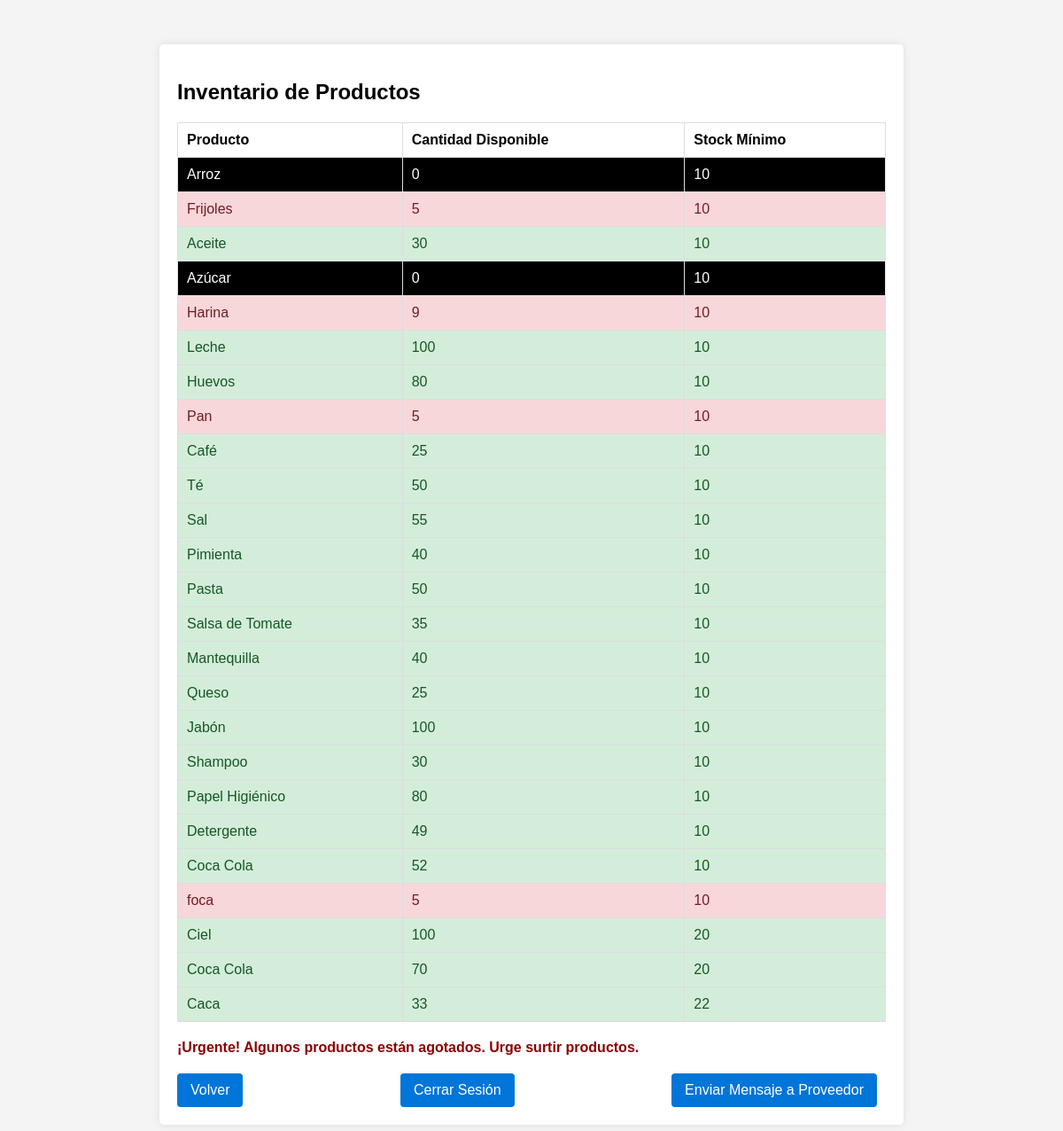
/ver_inventario.php (signed in), run on the app's committed database.
### tables this page shows
CREATE TABLE `productos` (
  `id` int(11) NOT NULL,
  `nombre` varchar(255) NOT NULL,
  `stock` int(11) NOT NULL,
  `stock_minimo` int(11) NOT NULL,
  `id_proveedor` int(11) NOT NULL,
  `precio` decimal(10,2) NOT NULL
);

### ver_inventario.php (the view, shortened to what this page needs)
<?php
$servername = "localhost";
$username = "root";
$password = "";
$dbname = "tienda";
$conn = new mysqli($servername, $username, $password, $dbname);
$sql = "SELECT nombre, stock, stock_minimo FROM productos";
$result = $conn->query($sql);
?>
<!DOCTYPE html>
<html lang="es">
<head>
</head>
<body>
    <div class="container">
        <h2>Inventario de Productos</h2>
        <table>
            <tr>
                <th>Producto</th>
                <th>Cantidad Disponible</th>
                <th>Stock Mínimo</th>
            </tr>
            <?php
            $contactarProveedor = false;
            $urgeSurtir = false;
            if ($result->num_rows > 0) {
                while ($row = $result->fetch_assoc()) {
                    $rowClass = "";
                    if ($row["stock"] == 0) {
                        $rowClass = "no-stock";
                        $urgeSurtir = true;
                    } elseif ($row["stock"] < $row["stock_minimo"]) {
                        $rowClass = "low-stock";
                    } elseif ($row["stock"] > 20) {
                        $rowClass = "high-stock";
                    }
                    if ($row["stock"] < 20) {
                        $contactarProveedor = true;
                    }
                    echo "<tr class='$rowClass'>
                            <td>" . $row['nombre'] . "</td>
                            <td>" . $row['stock'] . "</td>
                            <td>" . $row['stock_minimo'] . "</td>
                          </tr>";
                }
            } else {
                echo "<tr><td colspan='3'>No hay productos en el inventario.</td></tr>";
            }
            ?>
        </table>
        <?php if ($urgeSurtir): ?>
            <p class="urgent">¡Urgente! Algunos productos están agotados. Urge surtir productos.</p>
        <?php elseif ($contactarProveedor): ?>
            <p class="warning">¡Alerta! La cantidad disponible de algunos productos es menor a 20. Contactar al proveedor.</p>
        <?php endif; ?>
        <div class="buttons">
            <a href="admin_inventario.php" class="button">Volver</a>
            <a href="logout.php" class="button">Cerrar Sesión</a>
            <a href="formulario_mensaje_proveedor.php" class="button">Enviar Mensaje a Proveedor</a>
        </div>
    </div>
</body>
</html>

### ver_inventario.php (style rules this page uses)
body { font-family: Arial, sans-serif; background-color: #f4f4f4; margin: 0; padding: 0; }
.container { max-width: 800px; margin: 50px auto; padding: 20px; background-color: #fff; border-radius: 5px; box-shadow: 0 0 10px rgba(0, 0, 0, 0.1); }
table { width: 100%; border-collapse: collapse; margin-bottom: 20px; }
table, th, td { border: 1px solid #ddd; }
th, td { padding: 10px; text-align: left; }
.low-stock { background-color: #f8d7da; color: #721c24; }
.no-stock { background-color: #000; color: #fff; }
.high-stock { background-color: #d4edda; color: #155724; }
.warning, .urgent { font-weight: bold; }
.urgent { color: darkred; }
.buttons { display: flex; justify-content: space-between; margin-top: 20px; }
.button { display: inline-block; padding: 10px 15px; background-color: #0275d8; color: white; text-decoration: none; border-radius: 4px; margin-right: 10px; }

### data on the page
productos: nombre "Arroz", stock "0", stock_minimo "10"
productos: nombre "Frijoles", stock "5", stock_minimo "10"
productos: nombre "Aceite", stock "30", stock_minimo "10"
productos: nombre "Azúcar", stock "0", stock_minimo "10"
productos: nombre "Harina", stock "9", stock_minimo "10"
productos: nombre "Leche", stock "100", stock_minimo "10"
productos: nombre "Huevos", stock "80", stock_minimo "10"
productos: nombre "Pan", stock "5", stock_minimo "10"
productos: nombre "Café", stock "25", stock_minimo "10"
productos: nombre "Té", stock "50", stock_minimo "10"
productos: nombre "Sal", stock "55", stock_minimo "10"
productos: nombre "Pimienta", stock "40", stock_minimo "10"
productos: nombre "Pasta", stock "50", stock_minimo "10"
productos: nombre "Salsa de Tomate", stock "35", stock_minimo "10"
productos: nombre "Mantequilla", stock "40", stock_minimo "10"
productos: nombre "Queso", stock "25", stock_minimo "10"
productos: nombre "Jabón", stock "100", stock_minimo "10"
productos: nombre "Shampoo", stock "30", stock_minimo "10"
productos: nombre "Papel Higiénico", stock "80", stock_minimo "10"
productos: nombre "Detergente", stock "49", stock_minimo "10"
productos: nombre "Coca Cola", stock "52", stock_minimo "10"
productos: nombre "foca", stock "5", stock_minimo "10"
productos: nombre "Ciel", stock "100", stock_minimo "20"
productos: nombre "Coca Cola", stock "70", stock_minimo "20"
productos: nombre "Caca", stock "33", stock_minimo "22"
